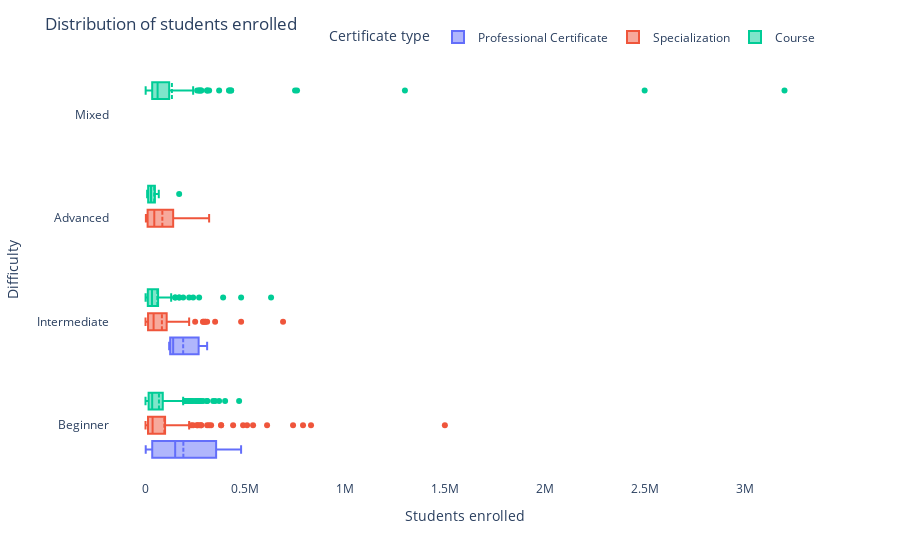

Notebook cell for this chart:
### Markdown cell above
#### Outliers
Will check what kind of outliers are in numerical columns. To have broader overview, will segment based on certification type and it's difficulty. 
##### Sudents enrolled

### Code cell
fig = px.box(df, y = "course_difficulty", x="course_students_enrolled", color = "course_Certificate_type", custom_data=["course_title", "course_rating", "course_organization"])
fig.update_layout(
    title = "Distribution of students enrolled",
    xaxis_title = "Students enrolled",
    yaxis_title = "Difficulty",
    legend_title = "Certificate type",
    plot_bgcolor= "white",
    hoverlabel=dict(
        bgcolor="white",
        bordercolor = "white",
        font=dict(
            color="#494a5e"
        )
    ),
    legend=dict(
    orientation="h",
    yanchor="bottom",
    y=1.02,
    xanchor="right",
    x=1
    )
)         
fig.update_traces(
    hovertemplate="Title: <b>%{customdata[0]}</b><br>" +
                  "Students Enrolled: %{x:,.0f}<br>" +
                  "Organization: %{customdata[2]}<br>" +
                  "Rating: %{customdata[1]}<br>",
    boxmean=True
)
  
fig.show()

### Figure 1 — Plotly figure (JSON) as saved in the notebook; plotly's stock layout.template omitted (floating-point values rounded to 4 significant figures; data arrays with more than 128 entries replaced by an {"elided": "..."} marker saying what was removed)
{"data": [{"alignmentgroup": "True", "boxmean": true, "customdata": [["Ibm Data Science", 4.6, "Ibm"], ["Google It Support", 4.8, "Google"], ["Cloud Engineering With Google Cloud", 4.7, "Google Cloud"], ["Ibm Applied Ai", 4.6, "Ibm"], ["Data Engineering With Google Cloud", 4.6, "Google Cloud"], ["Google It Automation With Python", 4.7, "Google"], ["Ibm Ai Engineering", 4.6, "Ibm"], ["Arizona State University Tesol", 4.9, "Arizona State University"], ["Uci Project Management", 4.6, "University Of California, Irvine"], ["Sas Programmer", 4.8, "Sas"], ["Soporte De Tecnologías De La Información De Google", 4.9, "Crece Con Google"], ["Sas Visual Business Analytics", 4.6, "Sas"]], "hovertemplate": "Title: <b>%{customdata[0]}</b><br>Students Enrolled: %{x:,.0f}<br>Organization: %{customdata[2]}<br>Rating: %{customdata[1]}<br>", "legendgroup": "Professional Certificate", "marker": {"color": "#636efa"}, "name": "Professional Certificate", "notched": false, "offsetgroup": "Professional Certificate", "orientation": "h", "showlegend": true, "type": "box", "x": [480000, 350000, 310000, 220000, 120000, 93000, 140000, 150000, 44000, 370000, 8800, 2600], "x0": " ", "xaxis": "x", "y": ["Beginner", "Beginner", "Intermediate", "Beginner", "Intermediate", "Beginner", "Intermediate", "Beginner", "Beginner", "Beginner", "Beginner", "Beginner"], "y0": " ", "yaxis": "y"}, {"alignmentgroup": "True", "boxmean": true, "customdata": {"elided": "297x3 mixed values"}, "hovertemplate": "Title: <b>%{customdata[0]}</b><br>Students Enrolled: %{x:,.0f}<br>Organization: %{customdata[2]}<br>Rating: %{customdata[1]}<br>", "legendgroup": "Specialization", "marker": {"color": "#EF553B"}, "name": "Specialization", "notched": false, "offsetgroup": "Specialization", "orientation": "h", "showlegend": true, "type": "box", "x": {"elided": "297 int values"}, "x0": " ", "xaxis": "x", "y": {"elided": "297 str values"}, "y0": " ", "yaxis": "y"}, {"alignmentgroup": "True", "boxmean": true, "customdata": {"elided": "582x3 mixed values"}, "hovertemplate": "Title: <b>%{customdata[0]}</b><br>Students Enrolled: %{x:,.0f}<br>Organization: %{customdata[2]}<br>Rating: %{customdata[1]}<br>", "legendgroup": "Course", "marker": {"color": "#00cc96"}, "name": "Course", "notched": false, "offsetgroup": "Course", "orientation": "h", "showlegend": true, "type": "box", "x": {"elided": "582 int values"}, "x0": " ", "xaxis": "x", "y": {"elided": "582 str values"}, "y0": " ", "yaxis": "y"}], "layout": {"boxmode": "group", "hoverlabel": {"bgcolor": "white", "bordercolor": "white", "font": {"color": "#494a5e"}}, "legend": {"orientation": "h", "title": {"text": "Certificate type"}, "tracegroupgap": 0, "x": 1, "xanchor": "right", "y": 1.02, "yanchor": "bottom"}, "margin": {"t": 60}, "plot_bgcolor": "white", "title": {"text": "Distribution of students enrolled"}, "xaxis": {"anchor": "y", "domain": [0, 1], "title": {"text": "Students enrolled"}}, "yaxis": {"anchor": "x", "domain": [0, 1], "title": {"text": "Difficulty"}}}}
